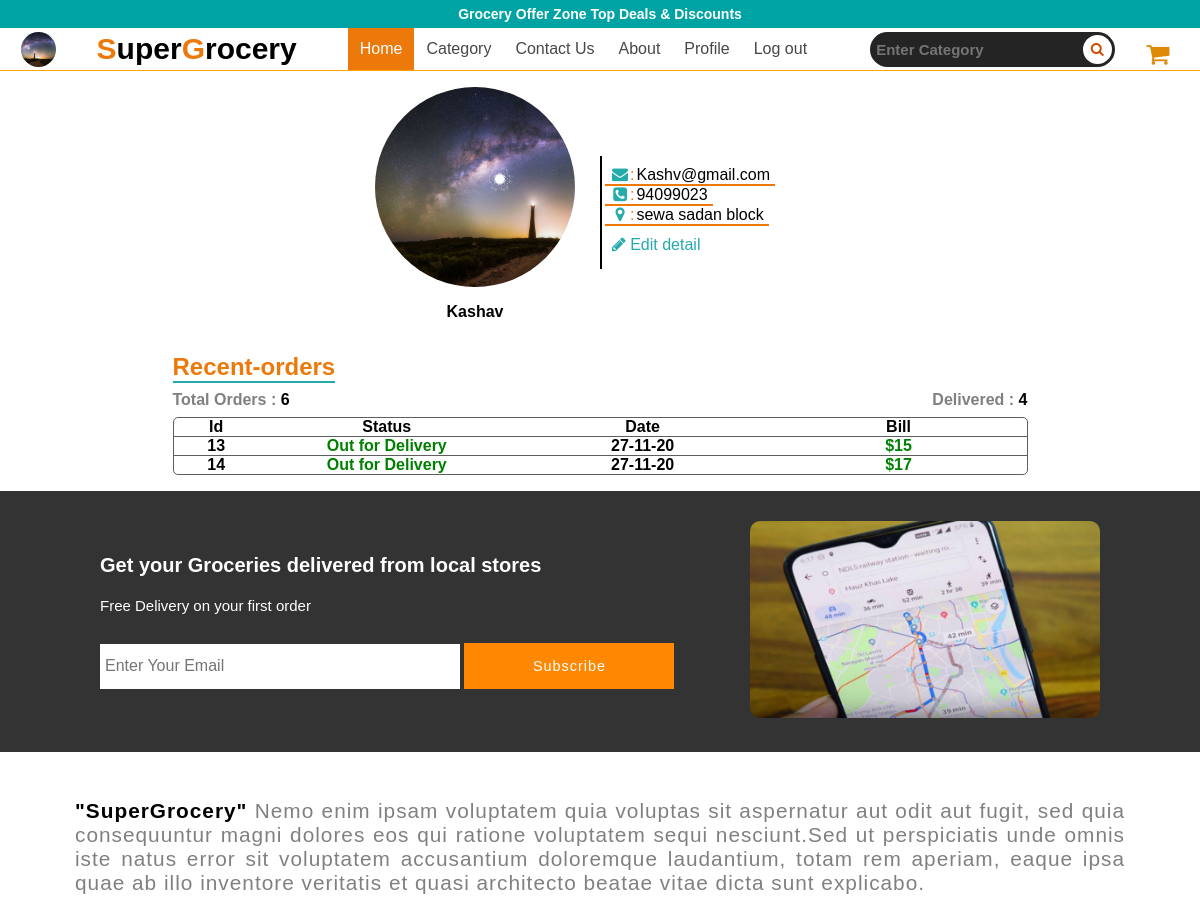
Before: /profile/ (signed in, upper part) with the older database file.
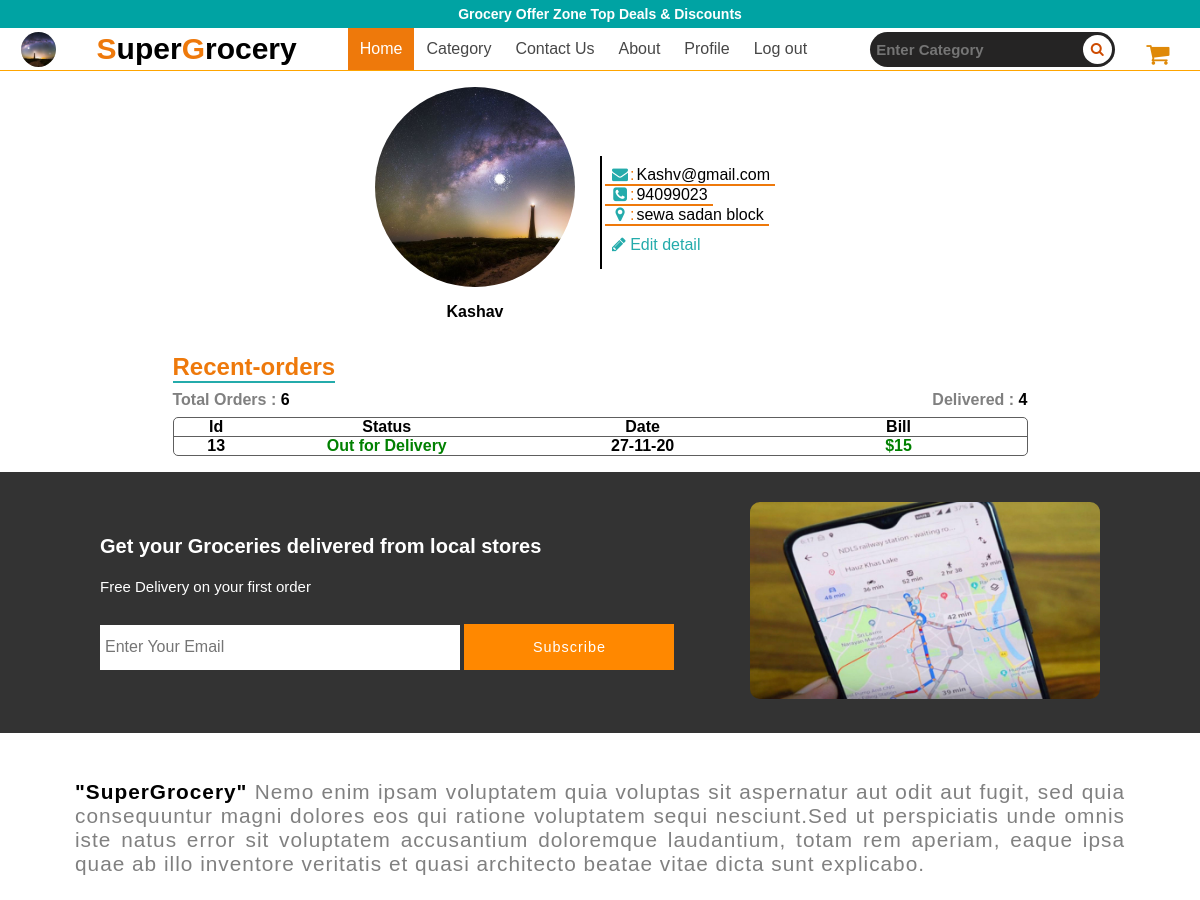
After: the same page with the newer database file.
### handle_orders/models.py (models this page shows, shortened)
class Customer(models.Model):
    user = models.OneToOneField(User,on_delete = models.CASCADE, default="")
    name = models.CharField(max_length=100, null = True)
    phone = models.CharField(max_length=100, null = True)
    email = models.CharField(max_length=100, null = True)
    address = models.CharField(max_length=500, null = True)
    profile_pic = models.ImageField(upload_to = "profile_pic",default="profile_pic/profile.png")
    date_created = models.DateField(auto_now_add = True, null = True )

class Order(models.Model):
    STATUS = (
        ('Pending','Pending'),
        ('Out for Delivery','Out for Delivery'),
        ('Delivered','Delivered')
        )
    customer = models.ForeignKey(Customer, on_delete=models.CASCADE, null = True)
    status = models.CharField(max_length = 100, default = "Pending",choices = STATUS)
    order_description = models.CharField(max_length = 500, default = "")
    delivery_address = models.CharField(max_length = 500, default = "")
    order_bill = models.CharField(max_length=100, default="")
    date_created = models.DateTimeField(auto_now_add = True, null = True)

### accounts/decorators.py (the view)
	def wrapper_func(request,*args,**kargs):
		if request.user.is_authenticated:
			return view_func(request,*args,**kargs)
		else:
			return redirect('login')

### accounts/forms.py
class UpdateProfileForm(ModelForm):
	class Meta:
		model = Customer
		fields = '__all__'
		exclude = ['user']

### accounts/templatetags/auth_extras.py (called while the page is built)
@register.filter(name='has_group')
def has_group(user, group_name):
    group = Group.objects.get(name=group_name)
    return True if group in user.groups.all() else False

### accounts/views.py (called while the page is built)
@login_before
def profile(request):
	products = product.objects.all()
	myfilter2 = ProductFilter(request.GET, queryset = products)
	form = UpdateProfileForm(instance = request.user.customer)
	orders = request.user.customer.order_set.all()
	print(orders)
	if request.method == 'POST':
		form = UpdateProfileForm(request.POST,request.FILES, instance = request.user.customer)
		if form.is_valid():
			form.save()
	context={
		'form':form,
		'orders':orders,
		'myfilter2':myfilter2
	}
	return render(request,'profile.html',context)

### templates/profile.html (shortened to what this page needs)
{% extends 'base.html' %}
{% load static%}
{% block content %}
	<div class="profile-order-wrapper" >
		<div class="profile-container">
			<div class="image-container">
				<div class="circular-image"
					style = "background-image:url('{{request.user.customer.profile_pic.url}}'); "
				>
				</div>
				<div class="name">
					<span>{{request.user}}</span>
				</div>
			</div>
			<div class="profile-detail">
				<div class="field">
					<div class="icon">
						<i class="fa fa-envelope" aria-hidden="true"></i>
					</div>
					<span>:</span>
					<div class="field-text">
						<span>{{request.user.customer.email}}</span>
					</div>
				</div>
				<div class="field">
					<div class="icon">
						<i class="fa fa-phone-square" aria-hidden="true"></i>
					</div>
					<span>:</span>
					<div class="field-text">
						<span>{{request.user.customer.phone}}</span>
					</div>
				</div>
				<div class="field">
					<div class="icon">
						<i class="fa fa-map-marker" aria-hidden="true"></i>
					</div>
					<span>:</span>
					<div class="field-text">
						<span>{{request.user.customer.address}}</span>
					</div>
				</div>
				<p class="edit-detail">
					<a id="editButton"><i class="fa fa-pencil" aria-hidden="true"></i> Edit detail</a>
				</p>
			</div>
		</div>
		<div class="order-container">
			<div class="Table-heading">
				<h2>Recent-orders</h2>
			</div>
			{% if orders %}
			<div class="order-overview">
				<div>Total Orders : <span style="color:black">6</span></div>
				<div>Delivered :  <span style="color:black">4</span></div>
			</div>
			<div class="order-table">
				<div class="order-table-row">
					<div class="order-table-column">Id</div>
					<div class="order-table-column">Status</div>
					<div class="order-table-column">Date</div>
					<div class="order-table-column">Bill</div>
				</div>
				{% for item in orders%}
				<a href="/order_profile/{{item.id}}">
					<div class="order-table-row">
						<div class="order-table-column">{{item.id}}</div>
						<div class="order-table-column"
							style="color:{% if item.status == 'Pending' %}
								red
							{% else %}
								green
							{%endif%};
							font-weight: bold;
							"
						>{{item.status}}</div>
						<div class="order-table-column">{{item.date_created|date:"d-m-y"}}</div>
						<div class="order-table-column" style="color:green;font-weight:bold;">${{item.order_bill}}</div>
					</div>
				</a>
				{% endfor%}
			</div>
			{%else%}
				<div style="margin-top:1em">
					<h3 style="color:grey">You didn't Order anything</h3>
				</div>
			{%endif%}
		</div>
	</div>
{% endblock%}

### templates/base.html (shortened to what this page needs)
{%load static%}
{% load auth_extras%}
<!DOCTYPE html>
<html lang="en">
<head>
  <link rel="stylesheet" type="text/css" href="{% static 'css/main.css'%}" />
  <link rel="stylesheet" href="https://cdnjs.cloudflare.com/ajax/libs/font-awesome/4.7.0/css/font-awesome.min.css" />
</head>
<body>
  <div class="wrapper">
    <div class="toplabel">
      <h4>Grocery Offer Zone Top Deals & Discounts</h4>
    </div>
    <nav>
      <ul class="nav-wrapper">
        <li class="profile">
          <img
            src="
            {%if request.user.customer.profile_pic.url%}
            {{request.user.customer.profile_pic.url}}
            {%else%}
            https://upload.wikimedia.org/wikipedia/commons/thumb/7/7e/Circle-icons-profile.svg/1024px-Circle-icons-profile.svg.png
            {%endif%}
            "
            title="{{request.user}}"
          />
        </li>
        <li class="brand">
          <span><span style="color: rgb(238, 121, 11)">S</span>uper<span
              style="color: rgb(238, 121, 11)">G</span>rocery</span>
        </li>
        <div class="nav-links">
          <li><a href="#" class="active">Home</a></li>
          <li><a href="#">Category</a>
          </li>
          <li><a href="#">Contact Us</a></li>
          <li><a href="#">About</a></li>
          <li><a href="#">Profile</a></li>
          <li>
            {% if request.user.is_authenticated %}
              <a href="/logout">
              Log out
              </a>
            {% else%}
              <a href="/login">
                Login
              </a>
            {% endif%}
          </li>
        </div>
        <li class="search-box">
          <form method="post" action="/product_search_page/random/" id="productSearch">{% csrf_token %}
            {{myfilter2.form.category}}
            <a class="btn">
              <i class="fa fa-search" aria-hidden="true"></i>
            </a>
          </form>
        </li>
        <li class="cart">
          <i class="fa fa-shopping-cart" aria-hidden="true"></i>
        </li>
      </ul>
    </nav>
    {% block content %}
    {% endblock%}
    <div class="subscribe">
      <div class="email-input">
        <p class="p1">
          Get your Groceries delivered from local stores
        </p>
        <p class="p2">Free Delivery on your first order</p>
        <form>
          <input placeholder="Enter Your Email" />
          <button class="btn"type="submit">Subscribe</button>
        </form>
      </div>
      <div class="image">
        <img src="{% static 'images/map.jpg'%}">
      </div>
    </div>
    <div class="main-part footer" >
      <div class="description-in-footer">
        <p>
          <strong style="color:black">"SuperGrocery"</strong> Nemo enim ipsam voluptatem quia voluptas sit aspernatur aut odit aut fugit, sed quia consequuntur magni dolores eos qui ratione voluptatem sequi nesciunt.Sed ut perspiciatis unde omnis iste natus error sit voluptatem accusantium doloremque laudantium, totam rem aperiam, eaque ipsa quae ab illo inventore veritatis et quasi architecto beatae vitae dicta sunt explicabo.
        </p>
      </div>
    </div>
</body>
</html>

### static/css/main.css (style rules this page uses)
* { margin:0px; padding:0px; font-family: sans-serif; box-sizing: border-box; }
.wrapper { position: relative; overflow-x: hidden; }
.toplabel { background-color: rgb(0, 163, 163); color:white; text-align: center; padding:6px; font-size: 14px; }
a { text-decoration: none; }
:root { --list-height:38; }
.nav-wrapper { display: flex; justify-content:space-around; align-items: center; list-style: none; border-bottom:1px solid orange; z-index: 10; }
.brand { font-size: 30px; font-weight: bold; }
.nav-links { display: flex; list-style-type: none; justify-content: center; margin: 0px 10px 0 10px; }
.nav-links li { color: white; transition: 0.2s; }
.nav-links a { padding:12px; display: block; color:rgb(71, 71, 71); }
.search-box { background-color: rgb(37, 36, 36); padding: 3px; border-radius:200px; display: flex; width:fit-content; }
.search-box form { display:inline-flex; }
.search-box input { background: none; border: none; outline: none; color: rgb(255, 167, 116); line-height: px; font-weight: bold; width: 210px; font-size: 15px; padding-left: 3px; }
.search-box a { color: rgb(206, 75, 0); background-color: white; display: flex; align-items: center; justify-content: center; font-size: 14px; width: 29px; height: 29px; border-radius: 50%; margin:0px; }
.cart { position: relative; right: 10px; top: 5px; font-size: 25px; color:rgb(223, 137, 8); }
.active { background-color: rgb(238, 121, 11); color: white!important; }

### static/css/product-display.css (style rules this page uses)
.main-part { display: flex; flex-direction: column; align-items: center; margin-top: 1em; }
@media (min-width:768px) { .main-part { display:flex-block; flex-direction: row; align-items: flex-start; width:95%; margin:0px auto; margin-top:2em; } }
@media (min-width:975px) { .main-part { width:90%; max-width: 1140px; } }
.btn { padding:10px; margin:0px auto; margin-top:1em; color: white; transition: 0.3s; outline: none; border:none; font-size: 0.9em; letter-spacing: 1px; cursor: pointer; }

### static/css/footer.css (style rules this page uses)
.subscribe { display:flex; flex-direction: column; align-items: center; padding:20px; background-color: #333333; }
.email-input p { color:white; margin-bottom: 1em; font-size: 15px; }
.email-input .p1 { font-size:1.25em; font-weight: bold; }
.subscribe form { width:100%; }
.subscribe input { border:none; outline: none; height: 2.8em; padding:5px; font-size: 1em; width: 60%; }
.subscribe button { height: 3.2em; width:35%; background:rgb(255, 136, 0); }
.subscribe .image { margin-top: 1.5em; border-radius: 5px; }
.subscribe img { width: 100%; border-radius: 10px; }
.description-in-footer { padding:15px; color:grey; text-align: justify ; letter-spacing:0.5px; font-size: 13px; letter-spacing: 1px; }
.footer { flex-direction: column; }
@media (min-width:500px) { .description-in-footer { font-size: 1em; } }
@media (min-width:500px) { .subscribe { flex-direction: row; justify-content:space-between; } }
@media (min-width:500px) { .email-input { width:60%; } }
@media (min-width:500px) { .subscribe .image { width:35%; margin:0px; padding:30px 0px 30px 0px; } }
@media (min-width:768px) { .description-in-footer { font-size:1.3em; } }
@media (min-width:768px) { .subscribe { padding:0px 100px 0px 100px; } }

Changed rows visible on the page:
removed Order: id "14", status "Out for Delivery", date_created "27-11-20", order_bill "17"
